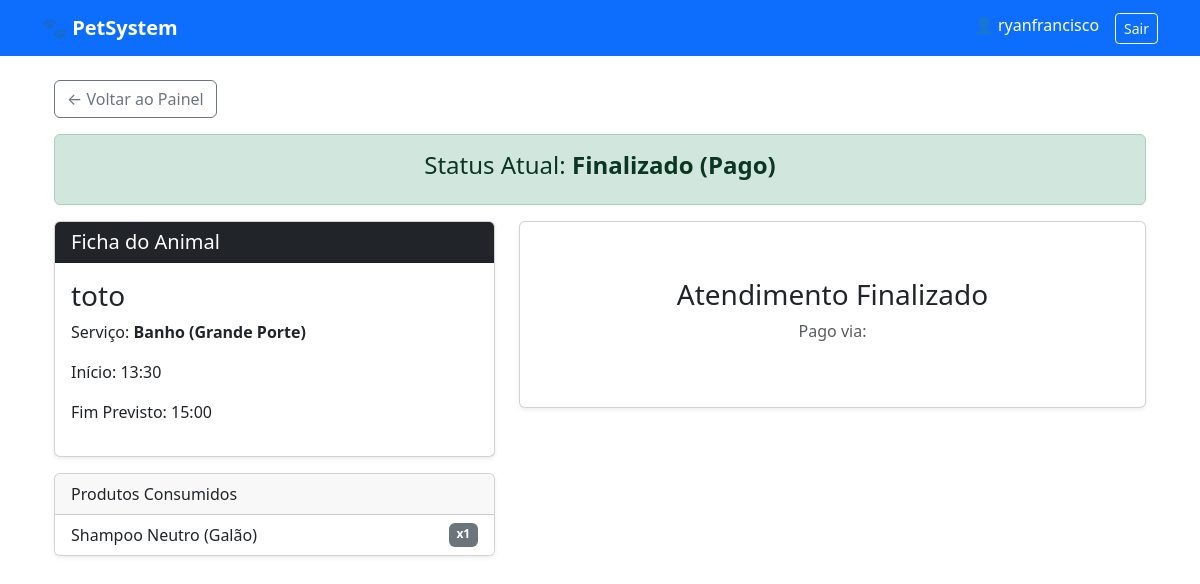
The app's page /agendamento/2/ (signed in) with its own data.
### core/models.py (models this page shows, shortened)
class Agendamento(models.Model):
    STATUS_CHOICES = [
        ('Marcado', 'Marcado'),
        ('Em Serviço', 'Em Serviço'),
        ('Concluido', 'Aguardando Pagamento'), # Mudou de nome/função
        ('Finalizado', 'Finalizado (Pago)'),   # Status final definitivo
        ('Cancelado', 'Cancelado'),            # Novo status
    ]
    pet = models.ForeignKey(Pet, on_delete=models.CASCADE)
    servico = models.ForeignKey(Servico, on_delete=models.PROTECT)
    funcionario = models.ForeignKey(User, on_delete=models.SET_NULL, null=True)
    data_inicio = models.DateTimeField()
    data_fim = models.DateTimeField(null=True, blank=True)
    status = models.CharField(max_length=20, choices=STATUS_CHOICES, default='Marcado')
    observacoes_internas = models.TextField(blank=True)

class Pet(models.Model):
    ESPECIES = [('Cão', 'Cão'), ('Gato', 'Gato'), ('Outro', 'Outro')]
    dono = models.ForeignKey(Cliente, on_delete=models.CASCADE, related_name='pets')
    nome = models.CharField(max_length=100)
    especie = models.CharField(max_length=20, choices=ESPECIES)
    raca = models.CharField(max_length=50, blank=True)
    alertas = models.TextField(blank=True, help_text="Alergias, agressividade, etc.")

class Servico(models.Model):
    nome = models.CharField(max_length=100)
    duracao_estimada = models.IntegerField(default=60, help_text="Em minutos")
    preco = models.DecimalField(max_digits=10, decimal_places=2)

class ConsumoServico(models.Model):
    agendamento = models.ForeignKey(Agendamento, on_delete=models.CASCADE, related_name='consumos')
    produto = models.ForeignKey(Produto, on_delete=models.PROTECT)
    quantidade = models.IntegerField(default=1)

class Produto(models.Model):
    nome = models.CharField(max_length=100)
    quantidade = models.IntegerField(default=0)
    preco_venda = models.DecimalField(max_digits=10, decimal_places=2, null=True)

### core/views.py (the view, shortened to what this page needs)
# urls.py: path('agendamento/<int:pk>/', detalhe_agendamento, name='detalhe_agendamento'), # Tela de Execução/Checkout
@login_required
def detalhe_agendamento(request, pk):
    agendamento = get_object_or_404(Agendamento, pk=pk)
    produtos = Produto.objects.filter(quantidade__gt=0)
    return render(request, 'core/agendamento_detail.html', {
        'agendamento': agendamento,
        'produtos': produtos
    })

### templates/core/agendamento_detail.html (shortened to what this page needs)
{% extends 'base.html' %}
{% block content %}
<div class="container">
    <a href="{% url 'home' %}" class="btn btn-outline-secondary mb-3">← Voltar ao Painel</a>
    <div class="alert {% if agendamento.status == 'Cancelado' %}alert-danger{% elif agendamento.status == 'Finalizado' %}alert-success{% else %}alert-info{% endif %} text-center">
        <h4>Status Atual: <strong>{{ agendamento.get_status_display }}</strong></h4>
    </div>
    <div class="row">
        <div class="col-md-5">
            <div class="card mb-3 shadow-sm">
                <div class="card-header bg-dark text-white">
                    <h5 class="mb-0"> Ficha do Animal</h5>
                </div>
                <div class="card-body">
                    <h3>{{ agendamento.pet.nome }}</h3>
                    <p>Serviço: <strong>{{ agendamento.servico.nome }}</strong></p>
                    <p>Início: {{ agendamento.data_inicio|date:"H:i" }}</p>
                    <p>Fim Previsto: {{ agendamento.data_fim|date:"H:i" }}</p>
                </div>
            </div>
            <div class="card shadow-sm">
                <div class="card-header">Produtos Consumidos</div>
                <ul class="list-group list-group-flush">
                    {% for consumo in agendamento.consumos.all %}
                        <li class="list-group-item d-flex justify-content-between">
                            {{ consumo.produto.nome }}
                            <span class="badge bg-secondary">x{{ consumo.quantidade }}</span>
                        </li>
                    {% empty %}
                        <li class="list-group-item text-muted">Nenhum produto.</li>
                    {% endfor %}
                </ul>
            </div>
        </div>
        <div class="col-md-7">
            <div class="card p-4 shadow-sm">
                <form method="post">
                    {% if agendamento.status == 'Marcado' %}
                        <h4 class="text-primary">Pronto para começar?</h4>
                        <p>O cliente chegou? Inicie o cronômetro ou cancele o agendamento.</p>
                        <div class="d-grid gap-2">
                            <button type="submit" name="iniciar_servico" class="btn btn-primary btn-lg"> INICIAR SERVIÇO</button>
                            <button type="submit" name="cancelar_servico" class="btn btn-outline-danger"> Cancelar Agendamento</button>
                        </div>
                    {% else %}
                        <div class="text-center py-4">
                            {% if agendamento.status == 'Finalizado' %}
                                <h3>Atendimento Finalizado</h3>
                                <p class="text-muted">Pago via: {{ agendamento.metodo_pagamento }}</p>
                            {% else %}
                                <h1 class="display-1"></h1>
                                <h3>Atendimento Cancelado</h3>
                            {% endif %}
                        </div>
                    {% endif %}
                </form>
            </div>
        </div>
    </div>
</div>
{% endblock %}

### templates/base.html (shortened to what this page needs)
<!DOCTYPE html>
<html lang="pt-br">
<head>
    <link href="https://cdn.jsdelivr.net/npm/bootstrap@5.3.0/dist/css/bootstrap.min.css" rel="stylesheet">
</head>
<body>
    <nav class="navbar navbar-expand-lg mb-4">
        <div class="container">
            <a class="navbar-brand fw-bold" href="{% url 'home' %}">🐾 PetSystem</a>
            <div class="d-flex">
                {% if user.is_authenticated %}
                    <span class="nav-link me-3">👤 {{ user.username }}</span>
                    <form action="{% url 'logout' %}" method="post">
                        <button type="submit" class="btn btn-outline-light btn-sm">Sair</button>
                    </form>
                {% else %}
                    <a href="{% url 'login' %}" class="btn btn-light btn-sm me-2">Entrar</a>
                    <a href="{% url 'register' %}" class="btn btn-outline-light btn-sm">Criar Conta</a> {% endif %}
            </div>
        </div>
    </nav>
    <div class="container">
        {% block content %}{% endblock %}
    </div>
</body>
</html>

### templates/base.html (style rules this page uses)
body { background-color: #f8f9fa; }
.card { border: none; box-shadow: 0 4px 6px rgba(0,0,0,0.1); }
.navbar { background-color: #0d6efd; }
.navbar .navbar-brand, .navbar .nav-link { color: white !important; }

### records on screen
Agendamento: status "Finalizado (Pago)", pet.nome "toto", servico.nome "Banho (Grande Porte)", data_inicio "13:30", data_fim "15:00"
ConsumoServico: produto.nome "Shampoo Neutro (Galão)", quantidade "1"

### other values on screen
{{ user.username }} "ryanfrancisco"
